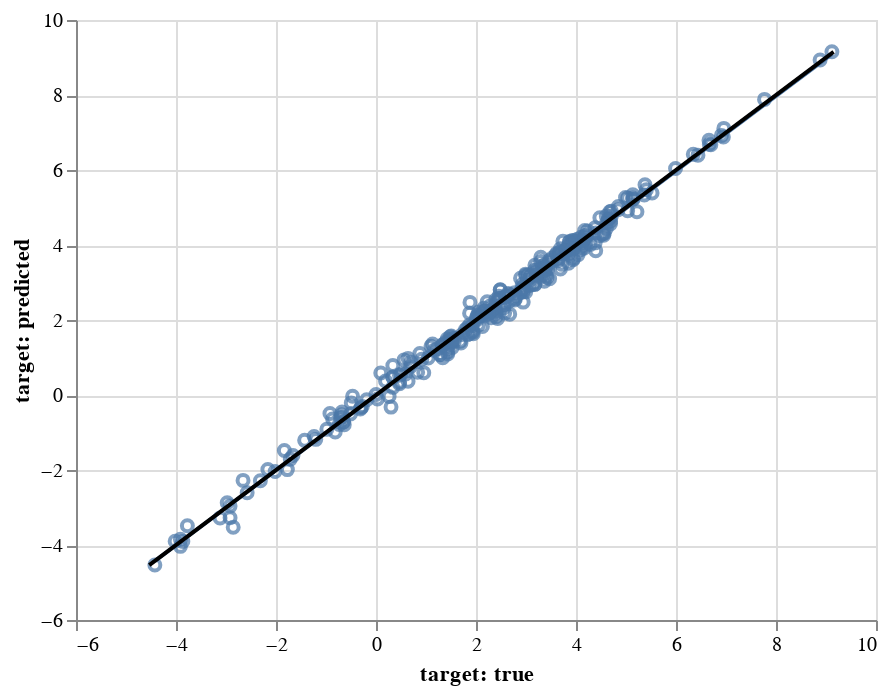

The cell this chart's notebook holds for it:
### Code cell
fish_pretrain.visualize('pair_predict', algea_test, untransform=False)

### Figure 1 — Vega-Lite specification as saved in the notebook (floating-point values rounded to 4 significant figures; data arrays with more than 128 entries replaced by an {"elided": "..."} marker saying what was removed)
{"config": {"view": {"continuousWidth": 400, "continuousHeight": 300}}, "layer": [{"mark": "point", "encoding": {"x": {"type": "quantitative", "field": "target: true", "scale": {"zero": false}}, "y": {"type": "quantitative", "field": "target: predicted", "scale": {"zero": false}}}}, {"mark": "line", "encoding": {"x": {"type": "quantitative", "field": "target: true", "scale": {"zero": false}}, "y": {"type": "quantitative", "field": "target: predicted", "scale": {"zero": false}}}, "transform": [{"on": "target: true", "regression": "target: predicted"}]}, {"data": {"name": "data-5db1fd76d44322da0452db2c495de1bd"}, "mark": {"type": "line", "color": "black"}, "encoding": {"x": {"type": "quantitative", "field": "target: true"}, "y": {"type": "quantitative", "field": "target: predicted"}}}], "data": {"name": "data-469fb952375ad6746b6aeb9a3ed0342d"}, "$schema": "https://vega.github.io/schema/vega-lite/v4.8.1.json", "datasets": {"data-469fb952375ad6746b6aeb9a3ed0342d": {"elided": "288 records"}, "data-5db1fd76d44322da0452db2c495de1bd": [{"target: true": -4.535, "target: predicted": -4.535}, {"target: true": 9.151, "target: predicted": 9.151}]}}
